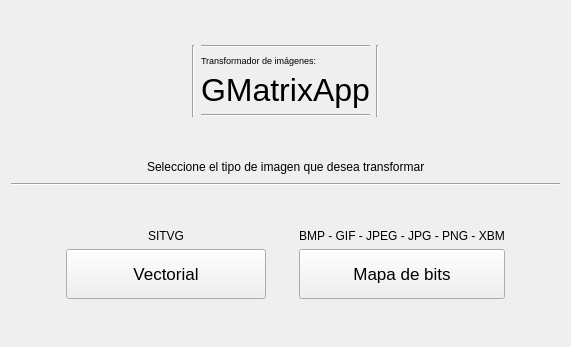
<?xml version="1.0" encoding="UTF-8"?>
<ui version="4.0">
 <class>GMatrixApp</class>
 <widget class="QMainWindow" name="GMatrixApp">
  <property name="geometry">
   <rect>
    <x>0</x>
    <y>0</y>
    <width>571</width>
    <height>347</height>
   </rect>
  </property>
  <property name="windowTitle">
   <string>GMatrixApp</string>
  </property>
  <widget class="QWidget" name="centralWidget">
   <layout class="QVBoxLayout" name="verticalLayout_4">
    <item>
     <spacer name="verticalSpacer_2">
      <property name="orientation">
       <enum>Qt::Vertical</enum>
      </property>
      <property name="sizeHint" stdset="0">
       <size>
        <width>20</width>
        <height>40</height>
       </size>
      </property>
     </spacer>
    </item>
    <item>
     <layout class="QHBoxLayout" name="horizontalLayout">
      <item>
       <spacer name="horizontalSpacer_2">
        <property name="orientation">
         <enum>Qt::Horizontal</enum>
        </property>
        <property name="sizeHint" stdset="0">
         <size>
          <width>40</width>
          <height>20</height>
         </size>
        </property>
       </spacer>
      </item>
      <item>
       <widget class="Line" name="line_3">
        <property name="orientation">
         <enum>Qt::Vertical</enum>
        </property>
       </widget>
      </item>
      <item>
       <layout class="QVBoxLayout" name="verticalLayout_3">
        <item>
         <widget class="Line" name="line_5">
          <property name="orientation">
           <enum>Qt::Horizontal</enum>
          </property>
         </widget>
        </item>
        <item>
         <widget class="QLabel" name="label">
          <property name="sizePolicy">
           <sizepolicy hsizetype="Preferred" vsizetype="Minimum">
            <horstretch>0</horstretch>
            <verstretch>0</verstretch>
           </sizepolicy>
          </property>
          <property name="minimumSize">
           <size>
            <width>0</width>
            <height>12</height>
           </size>
          </property>
          <property name="font">
           <font>
            <pointsize>7</pointsize>
           </font>
          </property>
          <property name="text">
           <string>Transformador de imágenes:</string>
          </property>
         </widget>
        </item>
        <item>
         <widget class="QLabel" name="label_5">
          <property name="font">
           <font>
            <pointsize>24</pointsize>
           </font>
          </property>
          <property name="text">
           <string>GMatrixApp</string>
          </property>
         </widget>
        </item>
        <item>
         <widget class="Line" name="line_4">
          <property name="orientation">
           <enum>Qt::Horizontal</enum>
          </property>
         </widget>
        </item>
       </layout>
      </item>
      <item>
       <widget class="Line" name="line_2">
        <property name="orientation">
         <enum>Qt::Vertical</enum>
        </property>
       </widget>
      </item>
      <item>
       <spacer name="horizontalSpacer">
        <property name="orientation">
         <enum>Qt::Horizontal</enum>
        </property>
        <property name="sizeHint" stdset="0">
         <size>
          <width>40</width>
          <height>20</height>
         </size>
        </property>
       </spacer>
      </item>
     </layout>
    </item>
    <item>
     <spacer name="verticalSpacer_3">
      <property name="orientation">
       <enum>Qt::Vertical</enum>
      </property>
      <property name="sizeHint" stdset="0">
       <size>
        <width>20</width>
        <height>40</height>
       </size>
      </property>
     </spacer>
    </item>
    <item>
     <layout class="QHBoxLayout" name="horizontalLayout_2">
      <item>
       <spacer name="horizontalSpacer_4">
        <property name="orientation">
         <enum>Qt::Horizontal</enum>
        </property>
        <property name="sizeHint" stdset="0">
         <size>
          <width>40</width>
          <height>20</height>
         </size>
        </property>
       </spacer>
      </item>
      <item>
       <widget class="QLabel" name="label_2">
        <property name="text">
         <string>Seleccione el tipo de imagen que desea transformar</string>
        </property>
       </widget>
      </item>
      <item>
       <spacer name="horizontalSpacer_3">
        <property name="orientation">
         <enum>Qt::Horizontal</enum>
        </property>
        <property name="sizeHint" stdset="0">
         <size>
          <width>40</width>
          <height>20</height>
         </size>
        </property>
       </spacer>
      </item>
     </layout>
    </item>
    <item>
     <widget class="Line" name="line">
      <property name="orientation">
       <enum>Qt::Horizontal</enum>
      </property>
     </widget>
    </item>
    <item>
     <layout class="QHBoxLayout" name="horizontalLayout_3">
      <item>
       <spacer name="horizontalSpacer_6">
        <property name="orientation">
         <enum>Qt::Horizontal</enum>
        </property>
        <property name="sizeHint" stdset="0">
         <size>
          <width>40</width>
          <height>20</height>
         </size>
        </property>
       </spacer>
      </item>
      <item>
       <spacer name="horizontalSpacer_8">
        <property name="orientation">
         <enum>Qt::Horizontal</enum>
        </property>
        <property name="sizeHint" stdset="0">
         <size>
          <width>40</width>
          <height>20</height>
         </size>
        </property>
       </spacer>
      </item>
      <item>
       <layout class="QVBoxLayout" name="verticalLayout">
        <item>
         <spacer name="verticalSpacer_5">
          <property name="orientation">
           <enum>Qt::Vertical</enum>
          </property>
          <property name="sizeHint" stdset="0">
           <size>
            <width>20</width>
            <height>40</height>
           </size>
          </property>
         </spacer>
        </item>
        <item>
         <layout class="QHBoxLayout" name="horizontalLayout_5">
          <item>
           <widget class="QLabel" name="label_3">
            <property name="layoutDirection">
             <enum>Qt::LeftToRight</enum>
            </property>
            <property name="autoFillBackground">
             <bool>false</bool>
            </property>
            <property name="text">
             <string>&lt;html&gt;&lt;head/&gt;&lt;body&gt;&lt;p align=&quot;center&quot;&gt;SITVG&lt;/p&gt;&lt;/body&gt;&lt;/html&gt;</string>
            </property>
            <property name="wordWrap">
             <bool>false</bool>
            </property>
            <property name="openExternalLinks">
             <bool>false</bool>
            </property>
           </widget>
          </item>
         </layout>
        </item>
        <item>
         <widget class="QPushButton" name="vectorialButton">
          <property name="sizePolicy">
           <sizepolicy hsizetype="Minimum" vsizetype="Minimum">
            <horstretch>0</horstretch>
            <verstretch>0</verstretch>
           </sizepolicy>
          </property>
          <property name="minimumSize">
           <size>
            <width>200</width>
            <height>50</height>
           </size>
          </property>
          <property name="font">
           <font>
            <pointsize>13</pointsize>
           </font>
          </property>
          <property name="text">
           <string>Vectorial</string>
          </property>
         </widget>
        </item>
        <item>
         <spacer name="verticalSpacer_4">
          <property name="orientation">
           <enum>Qt::Vertical</enum>
          </property>
          <property name="sizeHint" stdset="0">
           <size>
            <width>20</width>
            <height>40</height>
           </size>
          </property>
         </spacer>
        </item>
       </layout>
      </item>
      <item>
       <spacer name="horizontalSpacer_7">
        <property name="orientation">
         <enum>Qt::Horizontal</enum>
        </property>
        <property name="sizeHint" stdset="0">
         <size>
          <width>40</width>
          <height>20</height>
         </size>
        </property>
       </spacer>
      </item>
      <item>
       <layout class="QVBoxLayout" name="verticalLayout_2">
        <item>
         <spacer name="verticalSpacer_6">
          <property name="orientation">
           <enum>Qt::Vertical</enum>
          </property>
          <property name="sizeHint" stdset="0">
           <size>
            <width>20</width>
            <height>40</height>
           </size>
          </property>
         </spacer>
        </item>
        <item>
         <layout class="QHBoxLayout" name="horizontalLayout_6">
          <item>
           <widget class="QLabel" name="label_4">
            <property name="text">
             <string>&lt;html&gt;&lt;head/&gt;&lt;body&gt;&lt;p align=&quot;center&quot;&gt;BMP - GIF - JPEG - JPG - PNG - XBM&lt;/p&gt;&lt;/body&gt;&lt;/html&gt;</string>
            </property>
           </widget>
          </item>
         </layout>
        </item>
        <item>
         <widget class="QPushButton" name="bitmapButton">
          <property name="minimumSize">
           <size>
            <width>200</width>
            <height>50</height>
           </size>
          </property>
          <property name="font">
           <font>
            <pointsize>13</pointsize>
           </font>
          </property>
          <property name="text">
           <string>Mapa de bits</string>
          </property>
         </widget>
        </item>
        <item>
         <spacer name="verticalSpacer">
          <property name="orientation">
           <enum>Qt::Vertical</enum>
          </property>
          <property name="sizeHint" stdset="0">
           <size>
            <width>20</width>
            <height>40</height>
           </size>
          </property>
         </spacer>
        </item>
       </layout>
      </item>
      <item>
       <spacer name="horizontalSpacer_9">
        <property name="orientation">
         <enum>Qt::Horizontal</enum>
        </property>
        <property name="sizeHint" stdset="0">
         <size>
          <width>40</width>
          <height>20</height>
         </size>
        </property>
       </spacer>
      </item>
      <item>
       <spacer name="horizontalSpacer_5">
        <property name="orientation">
         <enum>Qt::Horizontal</enum>
        </property>
        <property name="sizeHint" stdset="0">
         <size>
          <width>40</width>
          <height>20</height>
         </size>
        </property>
       </spacer>
      </item>
     </layout>
    </item>
   </layout>
  </widget>
 </widget>
 <layoutdefault spacing="6" margin="11"/>
 <resources/>
 <connections/>
</ui>
